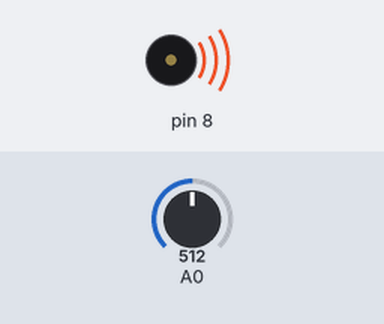
Bench run of a sketch on a simulated Arduino Uno, built with avr-gcc and run on an emulated ATmega328P. On the bench: buzzer (waves = sounding). The test bench sets the inputs (shaded band); at power-on: A0 = 512.

Above: at 1.2 s.
1.3 s: A0 set to 492
At 1.6 s:
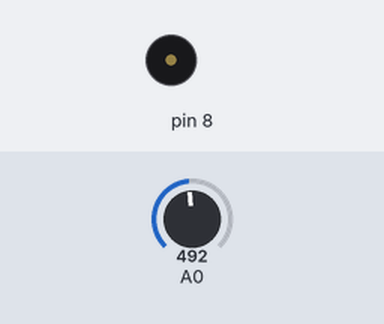
2.8 s: A0 set to 511
At 4.0 s:
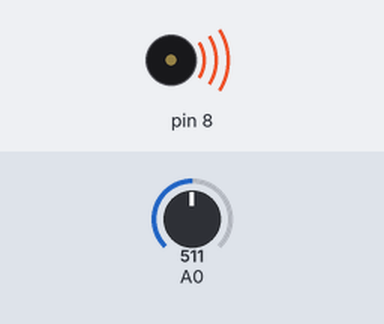
4.3 s: A0 set to 495
At 5.1 s:
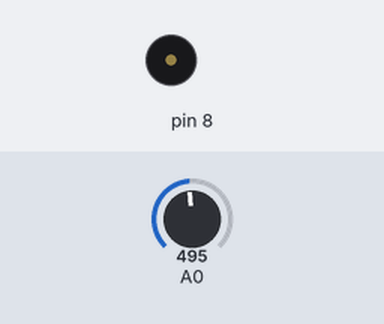
Timing chart, 0 to 7.3 s (numbered marks = the images above; inputs shaded):
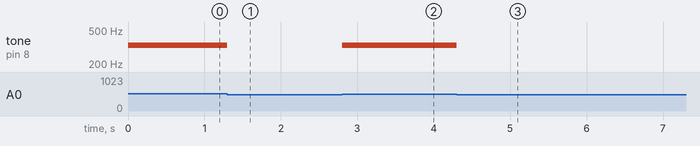

The sketch:

tastiera_do_fa.ino
```cpp
const int note[]={262,294,330,349};
void setup(){}
void loop(){
  int keyval=analogRead(A0);
  if(keyval==1023){
    tone(8, note[0]);
  }
  else if(keyval>=990&&keyval<=1010){
    tone(8,note[1]);
  }
  else if(keyval>=505&&keyval<=515){
    tone(8,note[2]);
  }
  else if(keyval>=5&&keyval<=10){
    tone(8,note[3]);
  }
  else{
    noTone(8);
  }
}
```

Measured:
- the behaviour switches between 505 and 504 on A0 (found by bisection; images 0 and 1)
- after the input at 1.3 s, tone on pin 8: 330 Hz → silent at once
- after the input at 2.8 s, tone on pin 8: silent → 330 Hz at once
- after the input at 4.3 s, tone on pin 8: 330 Hz → silent at once
